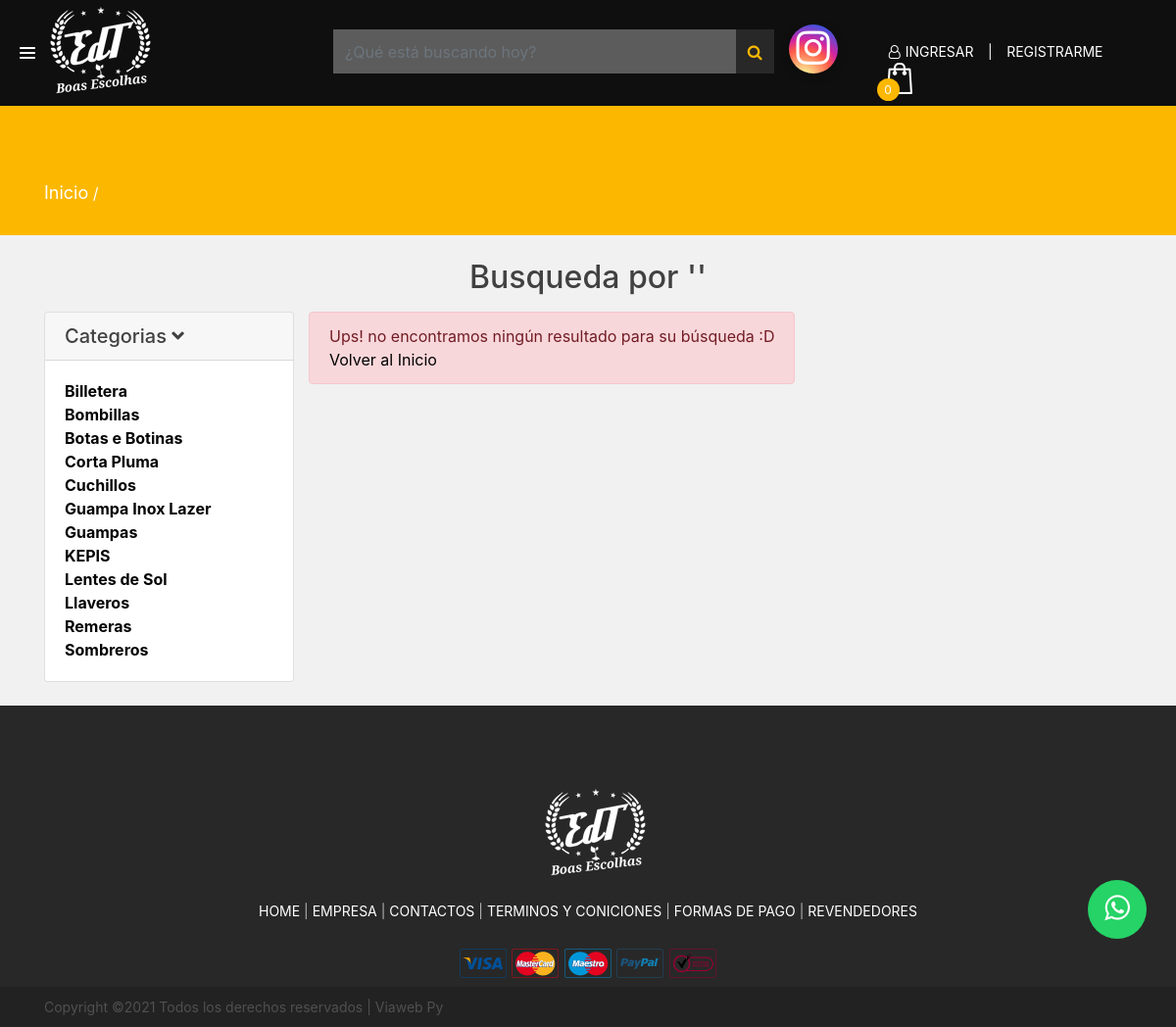
The page /categorie.php on the database its author committed.
### tables this page shows
CREATE TABLE IF NOT EXISTS `tb_categoria` (
  `id` int(11) NOT NULL AUTO_INCREMENT,
  `nombre` varchar(80) NOT NULL,
  `id_padre` int(11) DEFAULT NULL,
  `menu` tinyint(1) NOT NULL,
  `activo` tinyint(1) NOT NULL,
  `url` varchar(80) DEFAULT NULL,
  PRIMARY KEY (`id`)
);

### includes/funciones.php (called while the page is built, shortened)
<?php
	function getAllMenuCategorias () {
		$connection = conn();
		$sql = "SELECT * FROM tb_categoria WHERE activo = '1' AND menu='1'";
		$query = $connection->prepare($sql);
		$query->execute();
		if ($query->rowCount() > 0) {
			$result= $query->fetchAll();
		} else {
			$result = null;
		}
		return $result;
	}
	function getCategorias () {
		$connection = conn();
		$sql = "SELECT * FROM tb_categoria WHERE id_padre IS NULL AND activo = '1' ORDER BY nombre ASC";
		$query = $connection->prepare($sql);
		$query->execute();
		if ($query->rowCount() > 0) {
			$result= $query->fetchAll();
		} else {
			$result = null;
		}
		return $result;
	}
	function getCategoria ($categoria) {
		$connection = conn();
		$sql = "SELECT * FROM tb_categoria WHERE id = '$categoria' ";
		$query = $connection->prepare($sql);
		$query->execute();
		if ($query->rowCount() > 0) {
			$result= $query->fetch();
		} else {
			$result = null;
		}
		return $result;
	}
	function countCart() {
		$total=0;
		if (isset($_SESSION['cart'])) {
			foreach ($_SESSION['cart'] as $counter) {
				$total++;
			}
			$_SESSION['total_item_cart'] = $total;
			return $total;
		} else {
			return $total;
		}
	}
            	?>

### categorie.php (the view, shortened to what this page needs)
<!DOCTYPE html>
<html lang="zxx">
<?php
	include("includes/head.php");
	$prod_por_pag = 6;
	include_once "includes/funciones.php";
	if (isset($_GET['cat']) && $_GET['cat'] > 0) {
		$categoria = $_GET['cat'];
		$productos = getProdbyCategoria($categoria, $offset, $prod_por_pag);
		if ($productos != null) {
			$total_pag = countProdbyCategoria($categoria);
			$total_pag = sizeof($total_pag);
			$auxiliar = "cat=".$_GET['cat']."&";
		}
	} else {
		$categoria = "";
	}
?>
<body>
	<?php include("includes/header.php"); ?>
	<div class="page-info-section page-info-big">
		<div class="container">
			<div class="site-breadcrumb">
				<a href="index.php">Inicio</a> /
			</div>
		</div>
	</div>
	<div class="container gral-container">
		<br>
		<div class="box-title">
			<?php
				$categ=getCategoria($categoria);
				if( $categ ){
			?>
			<h3 class="h2 text-center">Productos en <?php echo $categ['nombre']?> </h3>
			<?php
				} else {
			?>
			<h3 class="h2 text-center">Busqueda por '<?php echo $_GET['search']?>' </h3>
			<?php }  ?>
		</div>
		<div class="row">
			<div class="col-md-3">
				<div class="accordion md-accordion" id="accordionEx" role="tablist" aria-multiselectable="true">
					<div class="card" id="block-categoria">
						<div class="card-header bg-primario" role="tab" id="headingOne1">
							<a data-toggle="collapse" data-parent="#accordionEx" href="#collapseOne1" aria-expanded="true"
							aria-controls="collapseOne1">
								<h5 class="mb-0">
									Categorias <i class="fas fa-angle-down rotate-icon"></i>
								</h5>
							</a>
						</div>
						<div id="collapseOne1" class="collapse show" role="tabpanel" aria-labelledby="headingOne1" data-parent="#accordionEx">
							<div class="card-body">
							<?php
								$categorias = getCategorias();
								foreach ($categorias as $categoria){
							?>
								<a type="button" class="listado" href="categorie.php?cat=<?php echo($categoria['id']) ?>"><b><?php echo($categoria['nombre']) ?></b></a><br>
							<?php
								}
							?>
							</div>
						</div>
					</div>
				</div>
			</div>
			<div class="col-md-9">
				<div class="row">
					<?php
						if ($productos == NULL){
					?>
					<div class="alert alert-danger" role="alert">
						Ups! no encontramos ningún resultado para su búsqueda :D<br>
						<a href="index.php" style="color: black">Volver al Inicio</a>
					</div>
				<?php }  ?>
				</div>
			</div>
		</div>
	</div>
	<br>
	<?php include("includes/footer.php");?>
</body>
</html>

### includes/head.php (shortened to what this page needs)
<head>
	<link rel="stylesheet" href="https://use.fontawesome.com/releases/v5.8.1/css/all.css">
	<link rel="stylesheet" href="css/font-awesome.min.css"/>
	<link rel="stylesheet" href="css/owl.carousel.css"/>
	<link rel="stylesheet" href="css/owl.theme.default.css"/>
	<link rel="stylesheet" href="css/style.css"/>
	<link rel="stylesheet" href="css/animate.css"/>
	<link rel="stylesheet" href="https://maxcdn.bootstrapcdn.com/bootstrap/4.5.2/css/bootstrap.min.css">
	<link rel="stylesheet" href="css/bootstrap-select.min.css">
	<link rel="stylesheet" href="css/edt.css"/>
</head>

### includes/header.php (shortened to what this page needs)
    <nav class="navbar navbar-fixed-left navbar-minimal animate" role="navigation">
		<div class="navbar-toggler animate">
			<span class="menu-icon"></span>
		</div>
	</nav>
<?php
	$categorias= getAllMenuCategorias();
?>
<header>
<div class="container-fluid d-none d-lg-block d-md-block" style="<?php if (isset($index)==1){ echo "position:fixed;";}?> z-index:999;background: #28282863;padding:0;" id="menu-top">
	<div class="row">
		<div class="container"  >
			<div class="row">
				<div class= "col-md-3 col-sm">
					<div class="site-logo">
						<a href="index.php"><img src="img/logo.png" id="logo" alt="logo" ></a>
					</div>
				</div>
				<div class="col-md-9 col-sm-12 menu-area" id="menu">
					<div class="row">
						<div class="col-md-8 col-sm-12">
							<div class="input-group" id="busqueda">
								<input type="text" class="form-control" placeholder="¿Qué está buscando hoy?" id="busqueda-header-2">
								<div class="input-group-append">
									<button class="btn btn-secondary" type="button" onclick="sentSearch2()">
										<i class="fa fa-search"></i>
									</button>
								</div>
							</div>
							<div class="social-top">
							<a href="https://www.instagram.com/edt_boasescolhas/?hl=es">
						<span class="instagram">
					<span class="fa fa-instagram"></span>
						</span>
						</a>
							</div>
						</div>
						<div class="col-md-4 col-sm-12">
							<div class="row">
								<div class="col-10 col-md-12">
									<div class="" style="margin-top: 10px;">
										<div class="header-right">
											<?php
												if (!isset($_SESSION['usuario'])){
											?>
												<a href="ingresar.php" class="user-menu register" style="margin-right: 10px;"> <i class="fa fa-user-o" aria-hidden="true"></i>Ingresar</a>
												<span class="user-menu register" style="margin-right: 10px;">|</span>
												<a href="registrar.php" class="user-menu register" style="margin-left: 0px;"> Registrarme</a>
											<?php } ?>
											<a href="cart.php" class="card-bag"><img src="img/icons/bag.png" alt=""><span><?php echo countCart(); ?></span></a>
										</div>
									</div>
								</div>
							</div>
						</div>
					</div>
				</div>
			</div>
		</div>
	</div>
</div>
</header>

### includes/footer.php (shortened to what this page needs)
<section class="footer-top-section home-footer">
		<div class="container">
			<div class="row">
				<div class="col-12 text-center">
					<div class="footer-widget about-widget">
						<img src="img/logo.png" class="footer-logo" alt="">
						<p><a href="index.php">HOME</a> | <a href="empresa.php">EMPRESA</a> |  <a href="contacto.php">CONTACTOS</a> | <a href="terminos-y-condiciones.php">TERMINOS Y CONICIONES</a> | <a href="formas-de-pago.php">FORMAS DE PAGO</a> | <a href="revendedores.php">REVENDEDORES</a></p>
						<div class="cards">
							<img src="img/cards/5.png" alt="">
							<img src="img/cards/4.png" alt="">
							<img src="img/cards/3.png" alt="">
							<img src="img/cards/2.png" alt="">
							<img src="img/cards/1.png" alt="">
						</div>
					</div>
				</div>
			</div>
		</div>
	</section>
	<footer class="footer-section">
		<div class="container">
			<p class="copyright">
Copyright &copy;<script>document.write(new Date().getFullYear());</script> Todos los derechos reservados | Viaweb Py
</p>
		</div>
	</footer>
	<a data-toggle="modal" data-target="#whatsapp-modal" class="whatsapp"> <i class="fa fa-whatsapp whatsapp-icon"></i></a>

### css/style.css (style rules this page uses)
html, body { height: 100%; font-family: 'Raleway', sans-serif; -webkit-font-smoothing: antialiased; font-smoothing: antialiased; }
h1, h2, h3, h4, h5, h6 { margin: 0; font-weight: 500; color: #414141; }
h3 { font-size: 30px; }
h5 { font-size: 18px; }
p { font-size: 14px; color: #b4b4b4; line-height: 2; }
img { max-width: 100%; }
.site-logo { display: inline-block; padding-top: 0; float: left; }
.header-right { float: right; }
.header-right a { display: inline-block; }
.header-right .card-bag { position: relative; text-align: center; }
.header-right .card-bag span { position: absolute; width: 23px; height: 23px; left: -7px; bottom: -7px; padding-top: 3px; border-radius: 50px; background: #414141; font-size: 12px; color: #fff; }
.footer-top-section { padding-top: 80px; padding-bottom: 50px; background: #282828; }
.footer-top-section.home-footer { padding-bottom: 0; }
.footer-widget { margin-bottom: 50px; }
.about-widget .footer-logo { margin-bottom: 50px; }
.about-widget p { margin-bottom: 40px; }
.about-widget .cards img { margin-right: 1px; }
.footer-section { background: #222222; padding: 12px; }
.footer-section .copyright { color: #505050; margin-bottom: 0; line-height: normal; }
.page-info-section { background: #ebebeb; }
.page-info-section.page-info-big { padding: 135px 0; }
.page-info-section .container { position: relative; }
.site-breadcrumb { color: #909090; }
.site-breadcrumb a { font-size: 18px; color: #909090; }
@media (min-width: 1200px) { .container { max-width: 1176px; } }
.page-info-section { background: black; }
.site-breadcrumb { color: white; }
.site-breadcrumb a { color: white; }
.listado { color: #040404; }

### css/edt.css (style rules this page uses)
body { background-color: #f1f1f1; }
a { text-decoration: none !important; }
header { background: black; z-index: 999; }
header .menu-area { padding: 10px; padding-top: 30px; }
#busqueda { width: 85%; float: left; }
#busqueda input { background: #ffffff52; border: 0; border-radius: 0; height: 45px; margin-left: 15px; }
#busqueda button { background: #282828; border: 0; border-radius: 0; }
#busqueda i { color: #fcb800; }
.header-right .card-bag span { background-color: #fcb800; }
.site-logo { padding-top: 12px; float: left; left: -50px; position: relative; top: -10px; }
.user-menu { color: #fff; padding: 0; font-size: 14px; text-transform: uppercase; margin-right: 10px !important; font-weight: 400; }
.user-menu i { color: #fff; padding: 0 5px; }
.about-widget p { margin-bottom: 15px; }
.about-widget p a { color: white; }
.footer-widget { margin-bottom: 0px !important; }
.about-widget .footer-logo { margin-bottom: 20px; }
.page-info-section { background: #fcb800; }
.page-info-section.page-info-big { padding: 75px 0 30px 0; }
.instagram { display: inline-block; width: 50px; height: 50px; text-align: center; border-radius: 40px; color: #fff; font-size: 40px; line-height: 48px; vertical-align: middle; background: #d6249f; background: radial-gradient(circle at 30% 107%, #fdf497 0%, #fdf497 5%, #fd5949 45%,#d6249f 60%,#285AEB 90%); box-shadow: 0px 3px 10px rgba(0,0,0,.25); margin-left: 15px; position: relative; top: -5px; }
.whatsapp { position:fixed; width:60px; height:60px; bottom:90px; right:30px; background-color:#25d366; color:#FFF; border-radius:50px; text-align:center; font-size:30px; z-index:100; }
.whatsapp-icon { margin-top:13px; }
.animate { -webkit-transition: all 0.3s ease-in-out; -moz-transition: all 0.3s ease-in-out; -o-transition: all 0.3s ease-in-out; -ms-transition: all 0.3s ease-in-out; transition: all 0.3s ease-in-out; }
.navbar-fixed-left { position: fixed; top: 0px; left: 0px; border-radius: 0px; }
.navbar-minimal { width: 60px; min-height: 108px; max-height: 100%; border-width: 0px; z-index: 1000; border: none; }
.navbar-minimal > .navbar-toggler { position: relative; min-height: 60px; border: 0; z-index: 100; cursor: pointer; }
.navbar-minimal > .navbar-toggler > span { position: absolute; top: 50%; right: 50%; margin: -8px -8px 0 0; width: 16px; height: 16px; background-repeat: no-repeat; background-position: 0 0; -webkit-transition: -webkit-transform .3s ease-out 0s; -moz-transition: -moz-transform .3s ease-out 0s; -o-transition: -moz-transform .3s ease-out 0s; -ms-transition: -ms-transform .3s ease-out 0s; transition: transform .3s ease-out 0s; -webkit-transform: rotate(0deg); -moz-transform: rotate(0deg); -o-transform: rotate(0deg); -ms-transform: rotate(0deg); transform: rotate(0deg); }

### rows shown on the page
tb_categoria: nombre "Billetera"
tb_categoria: nombre "Bombillas"
tb_categoria: nombre "Botas e Botinas"
tb_categoria: nombre "Corta Pluma"
tb_categoria: nombre "Cuchillos"
tb_categoria: nombre "Guampa Inox Lazer"
tb_categoria: nombre "Guampas"
tb_categoria: nombre "KEPIS"
tb_categoria: nombre "Lentes de Sol"
tb_categoria: nombre "Llaveros"
tb_categoria: nombre "Remeras"
tb_categoria: nombre "Sombreros"

### other values the page prints
countCart() "0"
